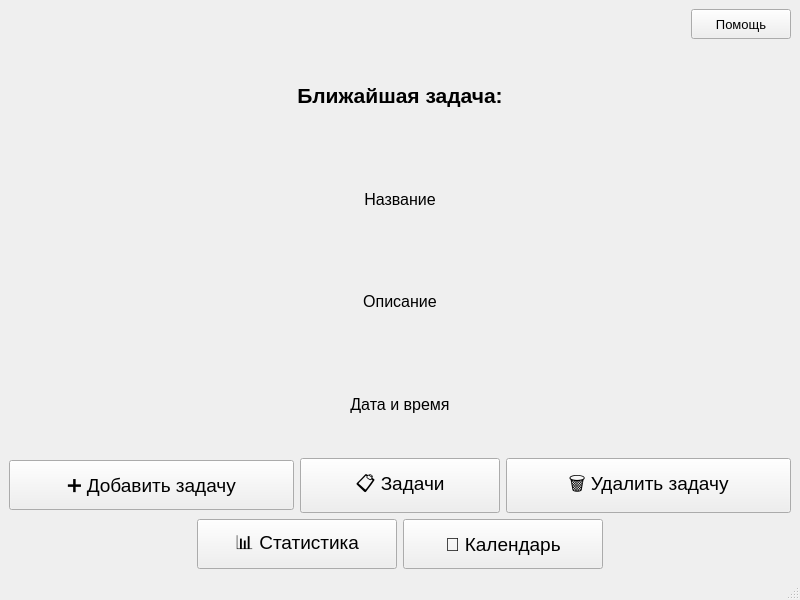
<?xml version="1.0" encoding="UTF-8"?>
<ui version="4.0">
 <class>MainWindow</class>
 <widget class="QMainWindow" name="MainWindow">
  <property name="geometry">
   <rect>
    <x>0</x>
    <y>0</y>
    <width>800</width>
    <height>600</height>
   </rect>
  </property>
  <property name="windowTitle">
   <string>Планировщик задач</string>
  </property>
  <widget class="QWidget" name="centralwidget">
   <layout class="QVBoxLayout" name="verticalLayout" stretch="0,1,0,0,0">
    <item>
     <layout class="QHBoxLayout" name="topButtonsLayout">
      <item>
       <spacer name="horizontalSpacer_top">
        <property name="orientation">
         <enum>Qt::Orientation::Horizontal</enum>
        </property>
        <property name="sizeHint" stdset="0">
         <size>
          <width>40</width>
          <height>5</height>
         </size>
        </property>
       </spacer>
      </item>
      <item>
       <widget class="QPushButton" name="pushButton_help">
        <property name="sizePolicy">
         <sizepolicy hsizetype="Fixed" vsizetype="Fixed">
          <horstretch>0</horstretch>
          <verstretch>0</verstretch>
         </sizepolicy>
        </property>
        <property name="minimumSize">
         <size>
          <width>100</width>
          <height>30</height>
         </size>
        </property>
        <property name="maximumSize">
         <size>
          <width>100</width>
          <height>30</height>
         </size>
        </property>
        <property name="styleSheet">
         <string notr="true">font-size: 10pt; padding: 2px;</string>
        </property>
        <property name="text">
         <string>Помощь</string>
        </property>
       </widget>
      </item>
     </layout>
    </item>
    <item>
     <widget class="QLabel" name="nearestTask_label">
      <property name="minimumSize">
       <size>
        <width>0</width>
        <height>100</height>
       </size>
      </property>
      <property name="maximumSize">
       <size>
        <width>16777215</width>
        <height>100</height>
       </size>
      </property>
      <property name="styleSheet">
       <string notr="true">font-size: 16pt; font-weight: bold;</string>
      </property>
      <property name="text">
       <string>Ближайшая задача:</string>
      </property>
      <property name="alignment">
       <set>Qt::AlignmentFlag::AlignCenter</set>
      </property>
     </widget>
    </item>
    <item>
     <layout class="QVBoxLayout">
      <property name="sizeConstraint">
       <enum>QLayout::SizeConstraint::SetMaximumSize</enum>
      </property>
      <item>
       <widget class="QLabel" name="nearestTaskName_label">
        <property name="font">
         <font>
          <pointsize>12</pointsize>
         </font>
        </property>
        <property name="text">
         <string>Название</string>
        </property>
        <property name="alignment">
         <set>Qt::AlignmentFlag::AlignCenter</set>
        </property>
       </widget>
      </item>
      <item>
       <widget class="QLabel" name="nearestTaskDescription_label">
        <property name="font">
         <font>
          <pointsize>12</pointsize>
         </font>
        </property>
        <property name="text">
         <string>Описание</string>
        </property>
        <property name="alignment">
         <set>Qt::AlignmentFlag::AlignCenter</set>
        </property>
       </widget>
      </item>
      <item>
       <widget class="QLabel" name="nearestTaskDate_label">
        <property name="font">
         <font>
          <pointsize>12</pointsize>
         </font>
        </property>
        <property name="text">
         <string>Дата и время</string>
        </property>
        <property name="alignment">
         <set>Qt::AlignmentFlag::AlignCenter</set>
        </property>
       </widget>
      </item>
     </layout>
    </item>
    <item>
     <layout class="QHBoxLayout" name="buttonsLayout" stretch="1,0,1">
      <item>
       <widget class="QPushButton" name="pushBut_addWindow">
        <property name="sizePolicy">
         <sizepolicy hsizetype="Preferred" vsizetype="Fixed">
          <horstretch>0</horstretch>
          <verstretch>0</verstretch>
         </sizepolicy>
        </property>
        <property name="minimumSize">
         <size>
          <width>200</width>
          <height>50</height>
         </size>
        </property>
        <property name="styleSheet">
         <string notr="true">font-size: 14pt; padding: 10px;</string>
        </property>
        <property name="text">
         <string>➕ Добавить задачу</string>
        </property>
       </widget>
      </item>
      <item>
       <widget class="QPushButton" name="pushButton_Tasks">
        <property name="sizePolicy">
         <sizepolicy hsizetype="Preferred" vsizetype="Fixed">
          <horstretch>0</horstretch>
          <verstretch>0</verstretch>
         </sizepolicy>
        </property>
        <property name="minimumSize">
         <size>
          <width>200</width>
          <height>50</height>
         </size>
        </property>
        <property name="styleSheet">
         <string notr="true">font-size: 14pt; padding: 10px;</string>
        </property>
        <property name="text">
         <string>📋 Задачи</string>
        </property>
       </widget>
      </item>
      <item>
       <widget class="QPushButton" name="pushButton_todeleteWindow">
        <property name="sizePolicy">
         <sizepolicy hsizetype="Preferred" vsizetype="Fixed">
          <horstretch>0</horstretch>
          <verstretch>0</verstretch>
         </sizepolicy>
        </property>
        <property name="minimumSize">
         <size>
          <width>200</width>
          <height>50</height>
         </size>
        </property>
        <property name="styleSheet">
         <string notr="true">font-size: 14pt; padding: 10px;</string>
        </property>
        <property name="text">
         <string>🗑 Удалить задачу</string>
        </property>
       </widget>
      </item>
     </layout>
    </item>
    <item>
     <layout class="QHBoxLayout">
      <item>
       <spacer name="horizontalSpacer">
        <property name="orientation">
         <enum>Qt::Orientation::Horizontal</enum>
        </property>
        <property name="sizeHint" stdset="0">
         <size>
          <width>40</width>
          <height>20</height>
         </size>
        </property>
       </spacer>
      </item>
      <item>
       <widget class="QPushButton" name="pushButton_toStatisticWindow">
        <property name="sizePolicy">
         <sizepolicy hsizetype="Preferred" vsizetype="Fixed">
          <horstretch>0</horstretch>
          <verstretch>0</verstretch>
         </sizepolicy>
        </property>
        <property name="minimumSize">
         <size>
          <width>200</width>
          <height>50</height>
         </size>
        </property>
        <property name="styleSheet">
         <string notr="true">font-size: 14pt; padding: 10px;</string>
        </property>
        <property name="text">
         <string>📊 Статистика</string>
        </property>
       </widget>
      </item>
      <item>
       <widget class="QPushButton" name="pushButton_toCalendarWindow">
        <property name="sizePolicy">
         <sizepolicy hsizetype="Preferred" vsizetype="Fixed">
          <horstretch>0</horstretch>
          <verstretch>0</verstretch>
         </sizepolicy>
        </property>
        <property name="minimumSize">
         <size>
          <width>200</width>
          <height>50</height>
         </size>
        </property>
        <property name="styleSheet">
         <string notr="true">font-size: 14pt; padding: 10px;</string>
        </property>
        <property name="text">
         <string>📅 Календарь</string>
        </property>
       </widget>
      </item>
      <item>
       <spacer name="horizontalSpacer_2">
        <property name="orientation">
         <enum>Qt::Orientation::Horizontal</enum>
        </property>
        <property name="sizeHint" stdset="0">
         <size>
          <width>40</width>
          <height>20</height>
         </size>
        </property>
       </spacer>
      </item>
     </layout>
    </item>
   </layout>
  </widget>
  <widget class="QMenuBar" name="menubar">
   <property name="geometry">
    <rect>
     <x>0</x>
     <y>0</y>
     <width>800</width>
     <height>21</height>
    </rect>
   </property>
  </widget>
  <widget class="QStatusBar" name="statusbar"/>
 </widget>
 <resources/>
 <connections/>
</ui>
